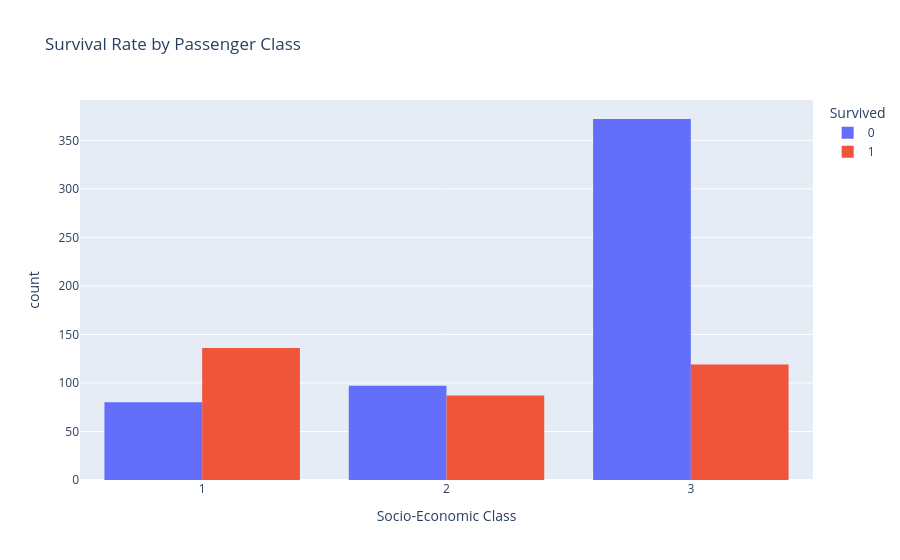

Write notebook code for a chart like this one.
### Code cell
df = pd.read_csv("data/titanic.csv")
print(f"Original shape: {df.shape}")
df.head()

# Explanatory Data Analysis (EDA) & Interactive Visualization
# Create interactive histogram to analyze survival rates based on passenger class
fig = px.histogram(
    df,
    x="Pclass",
    color="Survived",
    barmode="group",
    title="Survival Rate by Passenger Class",
    labels={"Pclass": "Socio-Economic Class", "count": "Passenger Count"}
)

fig.show()

### Figure 1 — Plotly figure (JSON) as saved in the notebook; plotly's stock layout.template omitted (floating-point values rounded to 4 significant figures; data arrays with more than 128 entries replaced by an {"elided": "..."} marker saying what was removed)
{"data": [{"alignmentgroup": "True", "bingroup": "x", "hovertemplate": "Survived=0<br>Socio-Economic Class=%{x}<br>count=%{y}<extra></extra>", "legendgroup": "0", "marker": {"color": "#636efa", "pattern": {"shape": ""}}, "name": "0", "offsetgroup": "0", "orientation": "v", "showlegend": true, "type": "histogram", "x": {"elided": "549 int values"}, "xaxis": "x", "yaxis": "y"}, {"alignmentgroup": "True", "bingroup": "x", "hovertemplate": "Survived=1<br>Socio-Economic Class=%{x}<br>count=%{y}<extra></extra>", "legendgroup": "1", "marker": {"color": "#EF553B", "pattern": {"shape": ""}}, "name": "1", "offsetgroup": "1", "orientation": "v", "showlegend": true, "type": "histogram", "x": {"elided": "342 int values"}, "xaxis": "x", "yaxis": "y"}], "layout": {"barmode": "group", "legend": {"title": {"text": "Survived"}, "tracegroupgap": 0}, "title": {"text": "Survival Rate by Passenger Class"}, "xaxis": {"anchor": "y", "domain": [0, 1], "title": {"text": "Socio-Economic Class"}}, "yaxis": {"anchor": "x", "domain": [0, 1], "title": {"text": "count"}}}}
